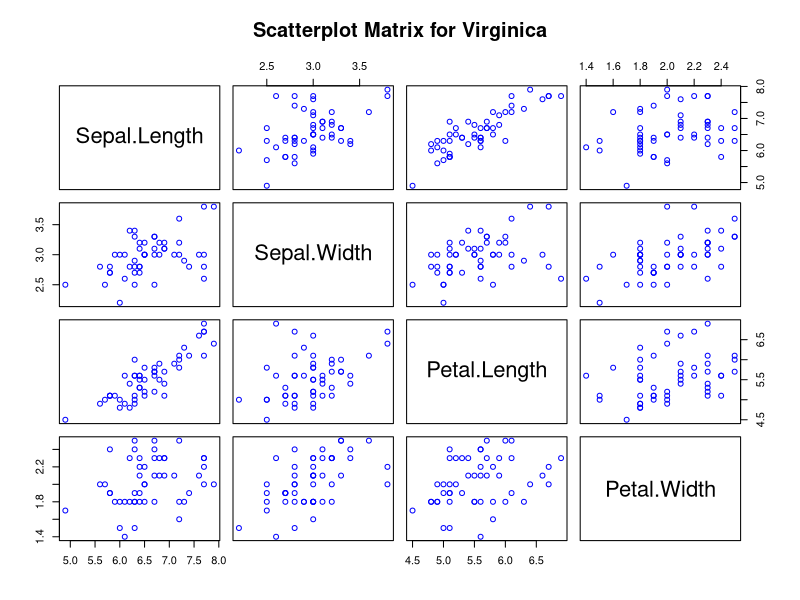
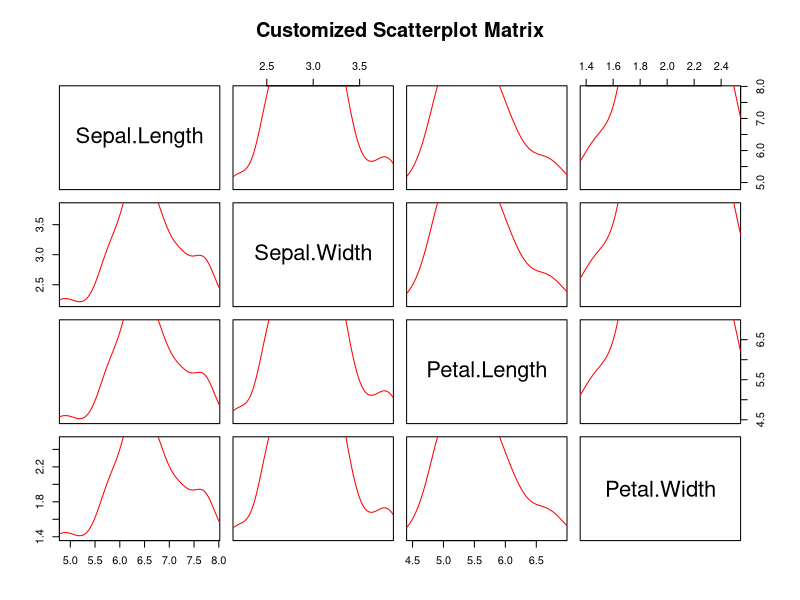
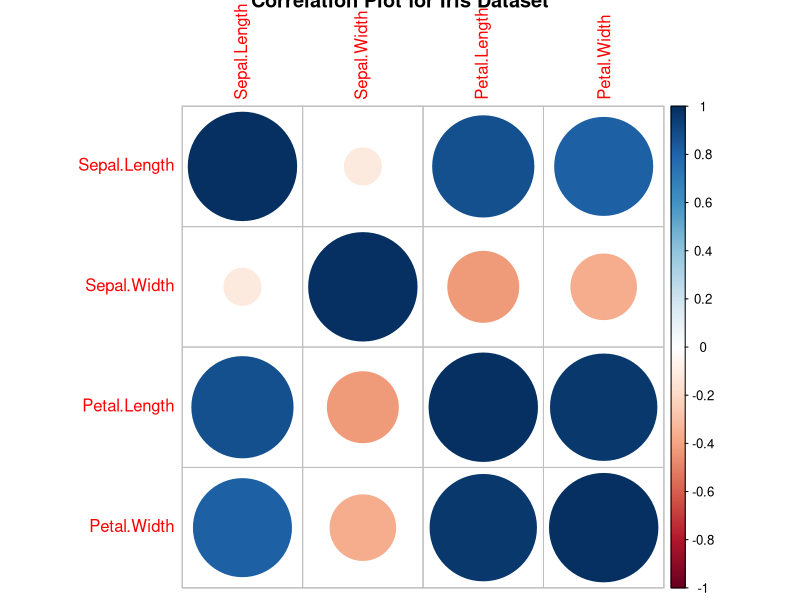
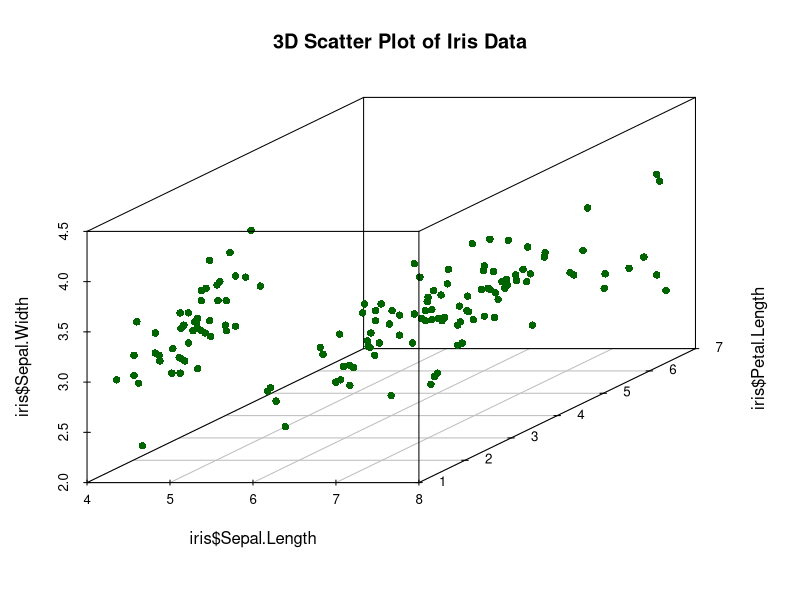
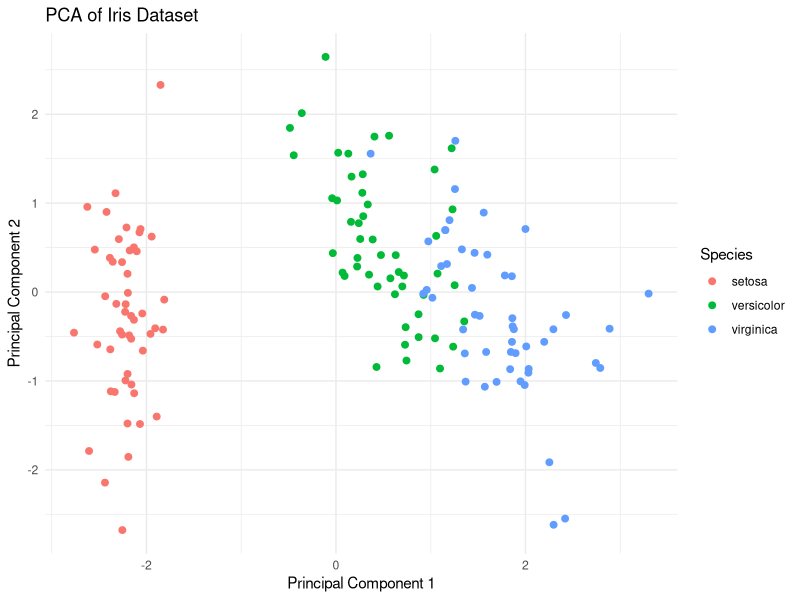

Write the R code that produced these figures, in order.
## ---- chunk 1
data(iris)

# Scatterplot matrix for virginica species
pairs(iris[101:150, 1:4], main="Scatterplot Matrix for Virginica", col="blue")
## ---- chunk 2
# Adding density plots to scatterplot matrix
panel.d <- function(x, ...) {
    usr <- par("usr")
    on.exit(par(usr))
    par(usr = c(usr[1:2], 0, .5))
    lines(density(x), col="red")
}
pairs(iris[101:150, 1:4], panel = panel.d, main="Customized Scatterplot Matrix")
## ---- chunk 3
# Correlation plot for iris dataset
library(corrplot)
cor_iris <- cor(iris[, 1:4])
corrplot(cor_iris, method="circle", main="Correlation Plot for Iris Dataset")
## ---- chunk 4
# 3D scatter plot for iris dataset
library(scatterplot3d)
scatterplot3d(iris$Sepal.Length, iris$Petal.Length, iris$Sepal.Width, color="darkgreen", pch=16, main="3D Scatter Plot of Iris Data")
## ---- chunk 5
# PCA for iris dataset
library(ggplot2)
pca <- prcomp(iris[, 1:4], scale=TRUE)
pca_df <- data.frame(pca$x, Species=iris$Species)

# Visualizing PCA results
ggplot(pca_df, aes(PC1, PC2, color=Species)) +
  geom_point(size=2) +
  labs(title="PCA of Iris Dataset", x="Principal Component 1", y="Principal Component 2") +
  theme_minimal()
